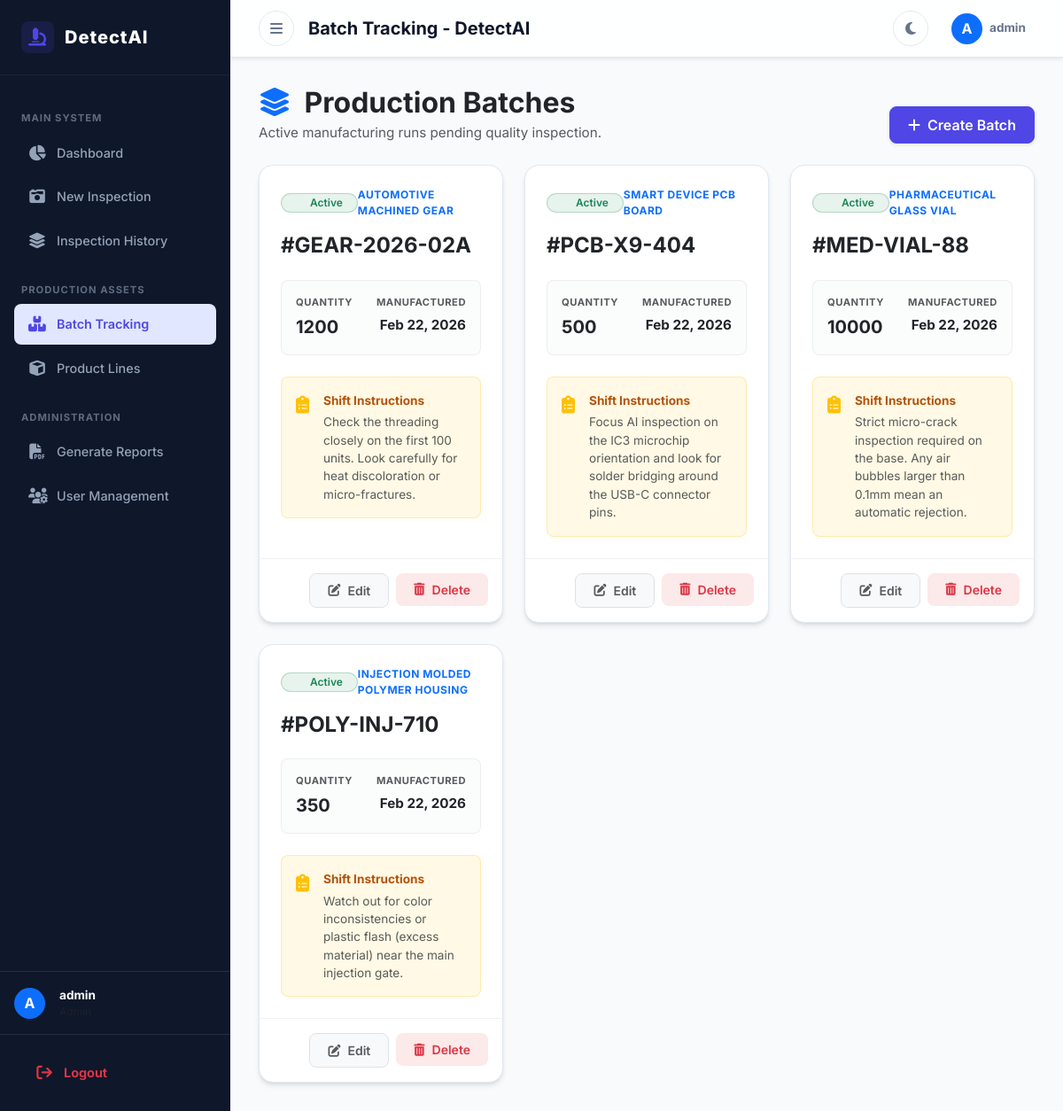
The page /batches/ (signed in) on the database its author committed.
### accounts/models.py (models this page shows, shortened)
class CustomUser(AbstractUser):
    ROLE_CHOICES = (
        ('admin', 'Admin'),
        ('inspector', 'Quality Inspector'),
        ('manager', 'Production Manager'),
    )
    role = models.CharField(max_length=20, choices=ROLE_CHOICES, default='inspector')

### core_inventory/models.py (models this page shows, shortened)
class Batch(models.Model):
    STATUS_CHOICES = [
        ('Active', 'Active'),
        ('Paused', 'Paused'),
        ('Completed', 'Completed'),
    ]
    product = models.ForeignKey(Product, on_delete=models.CASCADE, related_name='batches')
    batch_number = models.CharField(max_length=100, unique=True)
    manufacture_date = models.DateField(default=timezone.now)
    quantity = models.PositiveIntegerField()
    status = models.CharField(max_length=20, choices=STATUS_CHOICES, default='Active')
    inspector_notes = models.TextField(blank=True)
    inspector_instructions = models.TextField(blank=True)

class Product(models.Model):
    name = models.CharField(max_length=255)
    category = models.CharField(max_length=100)
    visual_guide = models.TextField(blank=True)
    material_type = models.CharField(max_length=100, blank=True)
    handling_guidelines = models.TextField(blank=True)
    created_at = models.DateTimeField(auto_now_add=True)

### core_inventory/views.py (the view)
# urls.py: path('batches/', views.batch_list, name='batch_list'),
@login_required
def batch_list(request):
    batches = Batch.objects.select_related('product').all().order_by('-manufacture_date')
    return render(request, 'inventory/batch_list.html', {'batches': batches})

### templates/inventory/batch_list.html (shortened to what this page needs)
{% extends 'base.html' %}
{% block title %}Batch Tracking - DetectAI{% endblock %}
{% block content %}
<div class="container-fluid px-0">
    <div class="mb-4 d-flex justify-content-between align-items-end flex-wrap gap-3">
        <div>
            <h2 class="fw-bold text-dark mb-1">
                <i class="fas fa-layer-group text-primary me-2"></i> Production Batches
            </h2>
            <p class="text-muted mb-0" style="font-size: 0.95rem;">Active manufacturing runs pending quality inspection.</p>
        </div>
        {% if request.user.role == 'admin' %}
        <a href="{% url 'create_batch' %}" class="btn btn-primary shadow-sm d-flex align-items-center gap-2" style="border-radius: 10px;">
            <i class="fas fa-plus"></i> Create Batch
        </a>
        {% endif %}
    </div>
    <div class="row row-cols-1 row-cols-md-2 row-cols-xl-3 g-4">
        {% for batch in batches %}
        <div class="col">
            <div class="card h-100 shadow-sm border-0 rounded-4 overflow-hidden">
                <div class="card-body p-4">
                    <div class="d-flex justify-content-between align-items-center mb-3">
                        <span class="badge bg-success bg-opacity-10 text-success border border-success border-opacity-25 rounded-pill px-3 py-1 d-flex align-items-center gap-2" style="font-weight: 600; font-size: 0.75rem;">
                            Active
                        </span>
                        <span class="text-primary fw-bold text-uppercase" style="font-size: 0.75rem; letter-spacing: 0.5px;">
                            {{ batch.product.name }}
                        </span>
                    </div>
                    <h4 class="fw-bold text-dark mb-4">#{{ batch.batch_number }}</h4>
                    <div class="d-flex justify-content-between bg-light bg-opacity-50 p-3 rounded-3 mb-4 border border-secondary border-opacity-10">
                        <div>
                            <small class="text-muted d-block text-uppercase fw-bold mb-1" style="font-size: 0.7rem; letter-spacing: 0.5px;">Quantity</small>
                            <strong class="text-dark fs-5">{{ batch.quantity }}</strong>
                        </div>
                        <div class="text-end">
                            <small class="text-muted d-block text-uppercase fw-bold mb-1" style="font-size: 0.7rem; letter-spacing: 0.5px;">Manufactured</small>
                            <strong class="text-dark" style="font-size: 0.95rem;">{{ batch.manufacture_date|date:"M d, Y" }}</strong>
                        </div>
                    </div>
                    {% if batch.inspector_instructions %}
                    <div class="p-3 mb-0 rounded-3 bg-warning bg-opacity-10 border border-warning border-opacity-25 d-flex align-items-start gap-3">
                        <div class="text-warning mt-1">
                            <i class="fas fa-clipboard-list fs-5"></i>
                        </div>
                        <div>
                            <div class="text-dark fw-bold mb-1" style="font-size: 0.85rem; color: #b45309 !important;">Shift Instructions</div>
                            <p class="card-text text-muted mb-0" style="font-size: 0.85rem; line-height: 1.5;">
                                {{ batch.inspector_instructions }}
                            </p>
                        </div>
                    </div>
                    {% endif %}
                </div>
                {% if request.user.role == 'admin' %}
                <div class="card-footer bg-transparent border-top border-secondary border-opacity-10 p-3">
                    <div class="d-flex justify-content-end gap-2">
                        <a href="{% url 'edit_batch' batch.pk %}" class="btn btn-sm btn-light border text-muted px-3 d-flex align-items-center gap-2" style="border-radius: 8px; font-weight: 600;">
                            <i class="fas fa-edit"></i> Edit
                        </a>
                        <form action="{% url 'delete_batch' batch.pk %}" method="post" class="m-0" onsubmit="return confirm('Are you sure you want to delete batch #{{ batch.batch_number }}?');">
                            <button type="submit" class="btn btn-sm btn-danger bg-opacity-10 text-danger border-0 px-3 d-flex align-items-center gap-2" style="border-radius: 8px; font-weight: 600; background-color: rgba(220, 38, 38, 0.1);">
                                <i class="fas fa-trash-alt"></i> Delete
                            </button>
                        </form>
                    </div>
                </div>
                {% endif %}
            </div>
        </div>
        {% endfor %}
    </div>
</div>
{% endblock %}

### templates/base.html (shortened to what this page needs)
{% load static %}
<!DOCTYPE html>
<html lang="en">
<head>
    <link href="https://cdn.jsdelivr.net/npm/bootstrap@5.3.0/dist/css/bootstrap.min.css" rel="stylesheet">
    <link rel="stylesheet" href="https://cdnjs.cloudflare.com/ajax/libs/font-awesome/6.4.0/css/all.min.css">
    <link rel="stylesheet" href="{% static 'css/style.css' %}?v=20260308">
</head>
<body>
    <div id="wrapper">
        <div id="sidebar-wrapper">
                <a href="{% if user.role == 'inspector' %}{% url 'inspector_dashboard' %}{% else %}{% url 'dashboard' %}{% endif %}" class="sidebar-brand">
                <i class="fas fa-microscope"></i> DetectAI
            </a>
            <nav class="sidebar-nav">
                <div class="nav-section-label">Main System</div>
                <a href="{% if user.role == 'inspector' %}{% url 'inspector_dashboard' %}{% else %}{% url 'dashboard' %}{% endif %}" class="sidebar-link ">
                    <i class="fas fa-chart-pie"></i> Dashboard
                </a>
                {% if user.role == 'admin' or user.role == 'inspector' %}
                <a href="{% url 'upload_inspection' %}" class="sidebar-link {% if request.resolver_match.url_name == 'upload_inspection' %}active{% endif %}">
                    <i class="fas fa-camera-retro"></i> New Inspection
                </a>
                {% endif %}
                <a href="{% url 'inspection_list' %}" class="sidebar-link {% if request.resolver_match.url_name == 'inspection_list' %}active{% endif %}">
                    <i class="fas fa-layer-group"></i> Inspection History
                </a>
                <div class="nav-section-label">Production Assets</div>
                <a href="{% url 'batch_list' %}" class="sidebar-link {% if 'batch' in request.path %}active{% endif %}">
                    <i class="fas fa-boxes-stacked"></i> Batch Tracking
                </a>
                <a href="{% url 'product_list' %}" class="sidebar-link {% if 'product' in request.path %}active{% endif %}">
                    <i class="fas fa-cube"></i> Product Lines
                </a>
                {% if user.role == 'admin' or user.role == 'manager' %}
                <div class="nav-section-label">Administration</div>
                <a href="{% url 'report_preview' %}" class="sidebar-link {% if request.resolver_match.url_name == 'report_preview' %}active{% endif %}">
                    <i class="fas fa-file-pdf"></i> Generate Reports
                </a>
                {% endif %}
                {% if user.role == 'admin' %}
                <a href="{% url 'user_management' %}" class="sidebar-link {% if request.resolver_match.url_name == 'user_management' %}active{% endif %}">
                    <i class="fas fa-users-gear"></i> User Management
                </a>
                {% endif %}
            </nav>
            <div class="mt-auto">
                <div class="sidebar-user d-flex align-items-center gap-3 p-3 border-top border-secondary border-opacity-25">
                    <div class="sidebar-avatar rounded-circle bg-primary text-white d-flex align-items-center justify-content-center" style="width: 35px; height: 35px; font-weight: bold;">
                        {{ user.username|first|upper }}
                    </div>
                    <div class="sidebar-user-info">
                        <div class="sidebar-user-name text-white fw-bold" style="font-size: 0.85rem;">{{ user.username|default:"Guest" }}</div>
                        <div class="sidebar-user-role text-muted" style="font-size: 0.75rem; text-transform: capitalize;">{{ user.role|default:"User" }}</div>
                    </div>
                </div>
                <div class="sidebar-logout p-3 border-top border-secondary border-opacity-25">
                    <form method="post" action="{% url 'logout' %}" class="m-0">
                        <button type="submit" class="sidebar-link w-100 border-0 bg-transparent text-start text-danger fw-bold">
                            <i class="fas fa-arrow-right-from-bracket"></i> Logout
                        </button>
                    </form>
                </div>
            </div>
        </div>
        <div id="page-content-wrapper">
            <header class="top-navbar shadow-sm">
                <div class="d-flex align-items-center gap-3">
                    <button id="menu-toggle" class="nav-action-btn" title="Toggle Sidebar">
                        <i class="fas fa-bars"></i>
                    </button>
                    <h5 class="m-0 fw-bold">{% block title %}Dashboard{% endblock %}</h5>
                </div>
                <div class="d-flex align-items-center gap-3">
                    <button id="darkModeToggle" class="nav-action-btn" title="Toggle Theme">
                        <i class="fas fa-moon" id="themeIcon"></i>
                    </button>
                    <div class="dropdown">
                        <button class="nav-action-btn border-0 d-flex align-items-center gap-2" style="width: auto; padding: 0 10px;" type="button" data-bs-toggle="dropdown">
                            <div class="bg-primary text-white rounded-circle d-flex align-items-center justify-content-center" style="width: 35px; height: 35px; font-weight: bold;">
                                {{ user.username|first|upper }}
                            </div>
                            <div class="text-start d-none d-md-block">
                                <div class="fw-bold" style="font-size: 0.85rem; line-height: 1;">{{ user.username|default:"Guest" }}</div>
                            </div>
                        </button>
                    </div>
                </div>
            </header>
            <main class="main-content">
                {% block content %}
                {% endblock %}
            </main>
        </div>
    </div>
</body>
</html>

### static/css/style.css (style rules this page uses)
:root { --primary: #4f46e5; --primary-hover: #4338ca; --primary-light: #e0e7ff; --bg-body: #f8fafc; --bg-card: #ffffff; --border-color: #e2e8f0; --text-main: #0f172a; --text-muted: #64748b; --accent-cyan: #06b6d4; --accent-amber: #f59e0b; --accent-emerald: #10b981; --accent-navy: #0f172a; --sidebar-bg: #0f172a; --sidebar-text: #94a3b8; --sidebar-active: #ffffff; --sidebar-hover-bg: rgba(255, 255, 255, 0.05); --shadow-sm: 0 1px 2px 0 rgb(0 0 0 / 0.05); --shadow-md: 0 4px 6px -1px rgb(0 0 0 / 0.1), 0 2px 4px -2px rgb(0 0 0 / 0.1); }
body, html { font-family: 'Inter', system-ui, -apple-system, sans-serif; background-color: var(--bg-body) !important; color: var(--text-main); height: 100vh !important; overflow: hidden !important; margin: 0; transition: background-color 0.3s ease, color 0.3s ease; }
a { text-decoration: none; }
#wrapper { display: flex; height: 100vh !important; overflow: hidden; }
#page-content-wrapper { flex-grow: 1; height: 100vh !important; overflow-y: auto !important; overflow-x: hidden; display: flex; flex-direction: column; }
.main-content { padding: 2rem; flex: 1; }
#sidebar-wrapper { width: 260px; height: 100vh !important; background-color: var(--sidebar-bg); display: flex; flex-direction: column; flex-shrink: 0; overflow-y: auto; transition: width 0.3s ease, margin 0.3s ease; z-index: 1000; }
.sidebar-brand { padding: 1.5rem; color: #ffffff; font-size: 1.25rem; font-weight: 800; letter-spacing: 1px; display: flex; align-items: center; gap: 12px; border-bottom: 1px solid rgba(255,255,255,0.05); }
.sidebar-brand i { color: var(--primary); background: rgba(79, 70, 229, 0.15); padding: 8px; border-radius: 8px; }
.sidebar-nav { padding: 1rem 0.5rem; flex: 1; }
.nav-section-label { color: var(--sidebar-text); font-size: 0.7rem; text-transform: uppercase; letter-spacing: 1px; font-weight: 700; margin: 1.5rem 0 0.5rem 1rem; opacity: 0.6; }
.sidebar-link { color: var(--sidebar-text); padding: 0.75rem 1rem; margin: 0.25rem 0.5rem; border-radius: 8px; display: flex; align-items: center; gap: 12px; font-weight: 500; font-size: 0.9rem; transition: all 0.2s ease; }
.sidebar-link i { width: 20px; text-align: center; font-size: 1.1rem; }
.sidebar-link.active { color: var(--primary); background-color: var(--primary-light); font-weight: 600; }
.top-navbar { background-color: rgba(255, 255, 255, 0.85); backdrop-filter: blur(10px); border-bottom: 1px solid var(--border-color); padding: 0.75rem 2rem; display: flex; justify-content: space-between; align-items: center; position: sticky; top: 0; z-index: 900; }
.nav-action-btn { background: transparent; border: 1px solid var(--border-color); color: var(--text-muted); width: 40px; height: 40px; border-radius: 50%; display: flex; align-items: center; justify-content: center; cursor: pointer; transition: all 0.2s ease; }
.card { background-color: var(--bg-card) !important; border: 1px solid var(--border-color) !important; border-radius: 16px !important; box-shadow: var(--shadow-md) !important; transition: background-color 0.3s ease, border-color 0.3s ease; }
.btn { border-radius: 8px !important; font-weight: 600 !important; padding: 0.5rem 1.25rem !important; transition: all 0.2s ease !important; }
.btn-primary { background-color: var(--primary) !important; border-color: var(--primary) !important; }

### rows shown on the page
CustomUser: username|first "A", username "admin"
Batch: product.name "AUTOMOTIVE MACHINED GEAR", batch_number "GEAR-2026-02A", quantity "1200", manufacture_date "Feb 22, 2026", inspector_instructions "Check the threading closely on the first 100 units. Look carefully for heat discoloration or micro-fractures."
Batch: product.name "SMART DEVICE PCB BOARD", batch_number "PCB-X9-404", quantity "500", manufacture_date "Feb 22, 2026", inspector_instructions "Focus AI inspection on the IC3 microchip orientation and look for solder bridging around the USB-C connector pins."
Batch: product.name "PHARMACEUTICAL GLASS VIAL", batch_number "MED-VIAL-88", quantity "10000", manufacture_date "Feb 22, 2026", inspector_instructions "Strict micro-crack inspection required on the base. Any air bubbles larger than 0.1mm mean an automatic rejection."
Batch: product.name "INJECTION MOLDED POLYMER HOUSING", batch_number "POLY-INJ-710", quantity "350", manufacture_date "Feb 22, 2026", inspector_instructions "Watch out for color inconsistencies or plastic flash (excess material) near the main injection gate."
